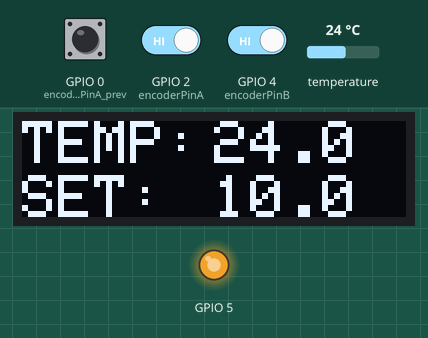
Simulated run of this sketch. Board: ESP32. Parts: 128×32 one-colour display, output pins drawn as LEDs (lit = HIGH). The test bench sets the inputs (shaded band); at power-on: temperature 24 °C, GPIO 2 (encoderPinA) HIGH, GPIO 0 (encoderPinA_prev) HIGH, GPIO 4 (encoderPinB) HIGH. What the sketch prints to the serial monitor is not drawn.

Above: at 3.3 s.
3.4 s: temperature set to 12 °C
At 4.9 s:
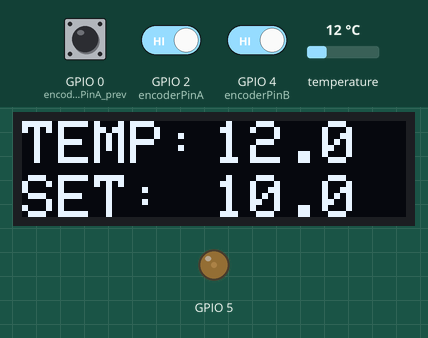
5.2 s: temperature set to 19 °C
At 6.5 s:
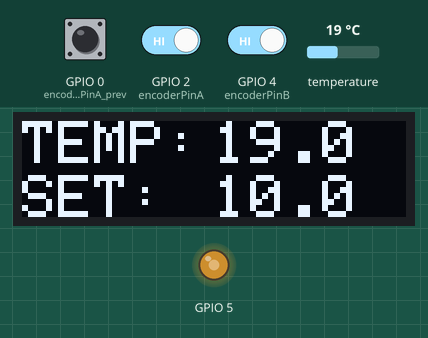
6.8 s: GPIO 2 (encoderPinA) driven LOW
At 8.1 s:
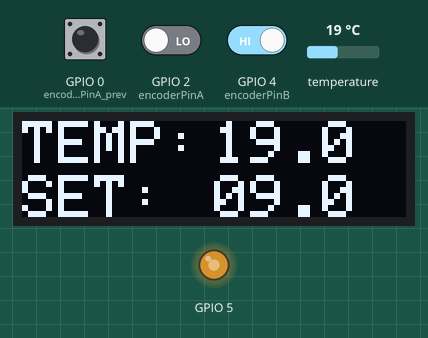
8.4 s: GPIO 2 (encoderPinA) driven HIGH
At 9.7 s:
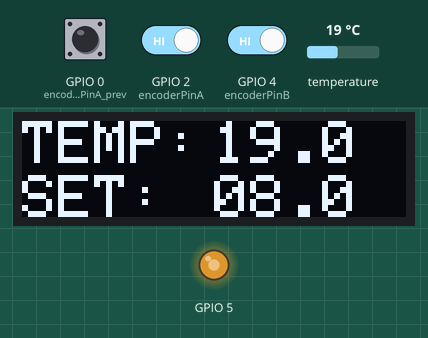
10.0 s: temperature set to 28 °C
At 10.4 s:
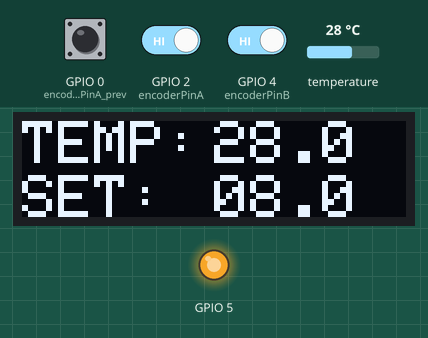
Timing chart, 0 to 12.5 s (numbered marks = the images above; inputs shaded):
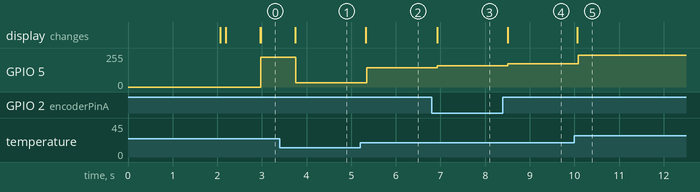

Measured:
- after the input at 3.4 s, GPIO 5: 224/255 → 32/255 after 0.36 s; the display: changes after 0.35 s (image 1)
- after the input at 5.2 s, GPIO 5: 32/255 → 144/255 after 0.14 s; the display: changes after 0.13 s (image 2)
- after the input at 6.8 s, GPIO 5: 144/255 → 160/255 after 0.12 s; the display: changes after 0.12 s (image 3)
- after the input at 8.4 s, GPIO 5: 160/255 → 176/255 after 0.10 s; the display: changes after 0.10 s (image 4)
- after the input at 10.0 s, GPIO 5: 176/255 → 240/255 after 0.08 s; the display: changes after 0.07 s (image 5)

The sketch:

firmware.ino
```cpp
#include <SPI.h>
#include <Wire.h>
#include <Adafruit_GFX.h>
#include <Adafruit_SSD1306.h>
#include <OneWire.h>
#include <DallasTemperature.h>


float Kp = 2;
float Kd = 0;
float Ki = 0;

float Pterm = 0;
float Dterm = 0;
float Iterm = 0;

unsigned long currTime = 0;
unsigned long prevTime = 0;

float waterTemp = 0;

float prevError = 0;

// Data wire is conntec to the Arduino digital pin 4
#define ONE_WIRE_BUS 18

// Setup a oneWire instance to communicate with any OneWire devices
OneWire oneWire(ONE_WIRE_BUS);

// Pass our oneWire reference to Dallas Temperature sensor
DallasTemperature sensors(&oneWire);

int encoderPinA = 2; // CLK pin
int encoderPinB = 4; // DT pin
int buttonPin;
volatile int buttonSet = 0;

volatile int count = 10;
volatile int encoderPinA_prev = 0;
int encoderPinA_value;
int prevButtonState = 0;


volatile int encoderPinB_prev = 0;
volatile int encoderPinB_value;


#define SCREEN_WIDTH 128 // OLED display width, in pixels
#define SCREEN_HEIGHT 32 // OLED display height, in pixels


#define OLED_RESET     -1 // Reset pin # (or -1 if sharing Arduino reset pin)
#define SCREEN_ADDRESS 0x3C ///< See datasheet for Address; 0x3D for 128x64, 0x3C for 128x32
Adafruit_SSD1306 display(SCREEN_WIDTH, SCREEN_HEIGHT, &Wire, OLED_RESET);

#define NUMFLAKES     10 // Number of snowflakes in the animation example

#define LOGO_HEIGHT   16
#define LOGO_WIDTH    16

// void IRAM_ATTR rotaryEncoderA() {
//   if (encoderPinB_prev) {
//     count += 1;
//     encoderPinB_prev = 0;
//     encoderPinA_prev = 0;
//   } else {
//     encoderPinA_prev = 1;
//   }

// }

// void IRAM_ATTR rotaryEncoderB() {
//   if (encoderPinA_prev) {
//     count -= 1;
//     encoderPinA_prev = 0;
//     encoderPinB_prev = 0;
//   } else {
//     encoderPinB_prev = 1;
//   }

// }

void knobCallback( long value )
{
	count += value;
}

void IRAM_ATTR rotaryEncoder() {
  if (buttonSet) {
    count += 1;
  } else {
    count -= 1;
  }
}


void setup() {
  Serial.begin(115200);
  sensors.begin();


  pinMode (encoderPinB, INPUT_PULLUP);

  pinMode(encoderPinA, INPUT_PULLUP);

  encoderPinA_prev = digitalRead(encoderPinA);
  encoderPinB_prev = digitalRead(encoderPinB);

  // SSD1306_SWITCHCAPVCC = generate display voltage from 3.3V internally
  if(!display.begin(SSD1306_SWITCHCAPVCC, SCREEN_ADDRESS)) {
    Serial.println(F("SSD1306 allocation failed"));
    for(;;); // Don't proceed, loop forever
  }

  // attachInterrupt(encoderPinA, rotaryEncoderA, CHANGE);
  // attachInterrupt(encoderPinB, rotaryEncoderB, CHANGE);


  display.clearDisplay();
  startSequence();

  currTime = millis();

  attachInterrupt(encoderPinA, rotaryEncoder, CHANGE);
}

void loop () {
  int currButtonState = digitalRead(buttonPin);
  if (currButtonState) {

  }
  updateWaterTemp();
  changeTempDisplay(waterTemp, count);
  PID();
}


void PID() {
  currTime = millis();
  float error = waterTemp - count;
  unsigned long delta = (currTime - prevTime <= 0 ? 0 : currTime-prevTime);

  Pterm = error*Kp;
  Dterm = Kd*(error-prevError)/(1+delta); //Adding 1 to prevent division by 0 error
  Iterm = Ki*error*(currTime-prevTime);

  int value = ((int)(Pterm+Dterm+Iterm));
  prevTime = currTime;
  prevError = error;

  int scaledValue = map(constrain(value, 0 * (Kp + Ki + Kd), 15 * (Kp + Ki + Kd)), 0 * (Kp + Ki + Kd), 15 * (Kp + Ki + Kd), 0, 240);
  Serial.println(value);

  setPeltier(scaledValue);
}


void startSequence() {
  Serial.println();
  Serial.println("Starting Display");
  display.clearDisplay();
  display.setTextSize(2);
  display.setTextColor(SSD1306_WHITE);
  display.setCursor(40,0);
  display.println(F("TEMP"));
  display.setCursor(24,18);
  display.println(F("CONTROL"));
  display.display();
  Serial.println("Successful");

  delay(2000);

  display.clearDisplay();

  display.setTextSize(2); // Draw 2X-scale text
  display.setTextColor(SSD1306_WHITE);
  display.setCursor(0, 0);
  display.println(F("TEMP:"));
  display.setCursor(64,0);
  display.println(F("00.0"));
  display.display();      // Show initial text
  delay(100);

  display.setCursor(0,18);
  display.println(F("SET:"));
  display.setCursor(64,18);
  display.println(F("00.0"));
  display.display();
}


void changeTempDisplay(float temp, float set) {
  if (temp>0){
    display.fillRect(64,0,50,18, SSD1306_BLACK);

    display.setCursor(64,0);

    char text[] = "    ";
    char* print_text = convertFloat(temp, text);
    display.println(print_text);
    display.display();
  }
  if (set > 0){
    display.fillRect(64,18,50,18, SSD1306_BLACK);

    display.setCursor(64,18);

    char text[] = "    ";
    char* print_text = convertFloat(set, text);
    display.println(print_text);
    display.display();
  }
}

char* convertFloat(float value, char* charArray) {


  // Assign digits to the character array
  int tens = (static_cast<int>(value) / 10) % 10;        // Tens place
  int ones = static_cast<int>(value) % 10;        // Ones place
  int decimal = static_cast<int>((value * 10)) % 10; // First digit after the decimal

  // Assign values to the character array
  charArray[0] = '0' + tens; // First element
  charArray[1] = '0' + ones; // Second element
  charArray[2] = '.';        // Third element
  charArray[3] = '0' + decimal; // Fourth element
  charArray[4] = '\0';       // Null terminator

  return charArray;
}


void updateWaterTemp(){
  sensors.requestTemperatures();

  //Serial.print("Celsius temperature: ");
  // Why "byIndex"? You can have more than one IC on the same bus. 0 refers to the first IC on the wire
  waterTemp = sensors.getTempCByIndex(0);
  //Serial.println(waterTemp);

}

void setPeltier(int val) {
  analogWrite(5, val); //Implement changing the voltage of desired pin here
  Serial.println(val);
}
```
